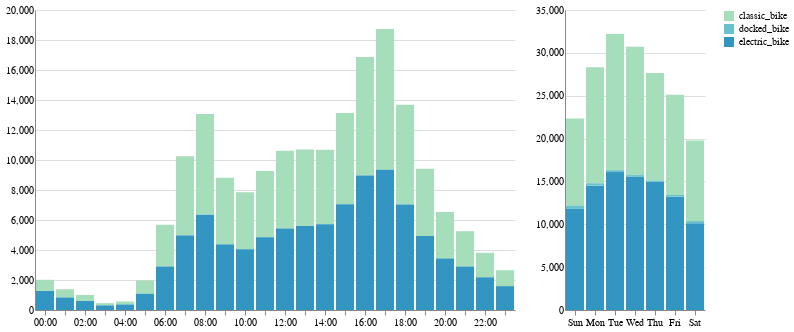

This figure's notebook cell:
### Code cell
hourly_data = pd.DataFrame(data['started_at'].dt.hour.value_counts().sort_index(), columns=['count']).reset_index()

alt.data_transformers.enable('vegafusion')
data['started_at'] = pd.to_datetime(data['started_at'])
data['ended_at'] = pd.to_datetime(data['ended_at'])
df = data[(data['started_at'] > '2023-01-01 00:00:00') & (data['started_at'] < '2023-01-31 00:00:00')]

start_date = df['started_at'].min()
end_date = df['ended_at'].max()

filtered_df = df[(df['started_at']>=str(start_date)) & (df['ended_at']<=str(end_date))]

by_hour = alt.Chart(filtered_df).mark_bar().encode(
    x=alt.X('hours(started_at):O', title=None),
    y=alt.Y('count():Q', axis=alt.Axis(ticks=False), title=None),
    color=alt.Color('rideable_type:N', title=None, scale=alt.Scale(scheme='greenblue')),
    tooltip=['rideable_type:N', 'count():Q']).transform_filter(
        alt.FieldOneOfPredicate(field='rideable_type', oneOf=['electric_bike', 'classic_bike']))

by_day = alt.Chart(filtered_df).mark_bar().encode(
    x=alt.X('day(started_at):O', title=None),
    y=alt.Y('count():Q', axis=alt.Axis(ticks=False), title=None),
    color=alt.Color('rideable_type:N')
    )

alt.concat(by_hour | by_day).configure_view(stroke=None)



# by_month = alt.Chart(data).mark_bar().encode(
#     x=alt.X('month(started_at):O'),
#     y=alt.Y('mean(ride_duration):Q'),
#     color=alt.Color('rideable_type:N')
#     )

# by_duration = alt.Chart(data).mark_bar(clip=True).encode(
#     x=alt.X('ride_duration:Q', bin=alt.Bin(maxbins=50,extent=[0,140])),
#     y=alt.Y('count():Q'),
#     color=alt.Color('rideable_type:N'),
#     tooltip=['ride_duration:Q', 'count()']
# ).interactive()

### Figure 1 — Vega specification as saved in the notebook (floating-point values rounded to 4 significant figures)
{"$schema": "https://vega.github.io/schema/vega/v5.json", "data": [{"name": "source_0"}, {"name": "data_0", "values": [{"__count": 3442, "__count_end": 3442.0, "__count_start": 0.0, "hours_started_at": "2012-01-01T20:00:00.000", "rideable_type": "electric_bike"}, {"__count": 6084, "__count_end": 13130.0, "__count_start": 7048.0, "hours_started_at": "2012-01-01T15:00:00.000", "rideable_type": "classic_bike"}, {"__count": 4977, "__count_end": 4977.0, "__count_start": 0.0, "hours_started_at": "2012-01-01T07:00:00.000", "rideable_type": "electric_bike"}, {"__count": 3803, "__count_end": 7850.0, "__count_start": 4047.0, "hours_started_at": "2012-01-01T10:00:00.000", "rideable_type": "classic_bike"}, {"__count": 5100, "__count_end": 10700.0, "__count_start": 5604.0, "hours_started_at": "2012-01-01T13:00:00.000", "rideable_type": "classic_bike"}, {"__count": 2912, "__count_end": 2912.0, "__count_start": 0.0, "hours_started_at": "2012-01-01T21:00:00.000", "rideable_type": "electric_bike"}, {"__count": 7910, "__count_end": 16880.0, "__count_start": 8965.0, "hours_started_at": "2012-01-01T16:00:00.000", "rideable_type": "classic_bike"}, {"__count": 9380, "__count_end": 18730.0, "__count_start": 9346.0, "hours_started_at": "2012-01-01T17:00:00.000", "rideable_type": "classic_bike"}, {"__count": 4937, "__count_end": 4937.0, "__count_start": 0.0, "hours_started_at": "2012-01-01T19:00:00.000", "rideable_type": "electric_bike"}, {"__count": 2187, "__count_end": 2187.0, "__count_start": 0.0, "hours_started_at": "2012-01-01T22:00:00.000", "rideable_type": "electric_bike"}, {"__count": 2340, "__count_end": 5252.0, "__count_start": 2912.0, "hours_started_at": "2012-01-01T21:00:00.000", "rideable_type": "classic_bike"}, {"__count": 4384, "__count_end": 4384.0, "__count_start": 0.0, "hours_started_at": "2012-01-01T09:00:00.000", "rideable_type": "electric_bike"}, {"__count": 9346, "__count_end": 9346.0, "__count_start": 0.0, "hours_started_at": "2012-01-01T17:00:00.000", "rideable_type": "electric_bike"}, {"__count": 6665, "__count_end": 13690.0, "__count_start": 7026.0, "hours_started_at": "2012-01-01T18:00:00.000", "rideable_type": "classic_bike"}, {"__count": 7026, "__count_end": 7026.0, "__count_start": 0.0, "hours_started_at": "2012-01-01T18:00:00.000", "rideable_type": "electric_bike"}, {"__count": 5179, "__count_end": 10620.0, "__count_start": 5440.0, "hours_started_at": "2012-01-01T12:00:00.000", "rideable_type": "classic_bike"}, {"__count": 5440, "__count_end": 5440.0, "__count_start": 0.0, "hours_started_at": "2012-01-01T12:00:00.000", "rideable_type": "electric_bike"}, {"__count": 7048, "__count_end": 7048.0, "__count_start": 0.0, "hours_started_at": "2012-01-01T15:00:00.000", "rideable_type": "electric_bike"}, {"__count": 380, "__count_end": 380.0, "__count_start": 0.0, "hours_started_at": "2012-01-01T04:00:00.000", "rideable_type": "electric_bike"}, {"__count": 8965, "__count_end": 8965.0, "__count_start": 0.0, "hours_started_at": "2012-01-01T16:00:00.000", "rideable_type": "electric_bike"}, {"__count": 4047, "__count_end": 4047.0, "__count_start": 0.0, "hours_started_at": "2012-01-01T10:00:00.000", "rideable_type": "electric_bike"}, {"__count": 2785, "__count_end": 5685.0, "__count_start": 2900.0, "hours_started_at": "2012-01-01T06:00:00.000", "rideable_type": "classic_bike"}, {"__count": 4964, "__count_end": 10690.0, "__count_start": 5724.0, "hours_started_at": "2012-01-01T14:00:00.000", "rideable_type": "classic_bike"}, {"__count": 5604, "__count_end": 5604.0, "__count_start": 0.0, "hours_started_at": "2012-01-01T13:00:00.000", "rideable_type": "electric_bike"}, {"__count": 4488, "__count_end": 9425.0, "__count_start": 4937.0, "hours_started_at": "2012-01-01T19:00:00.000", "rideable_type": "classic_bike"}, {"__count": 4418, "__count_end": 9273.0, "__count_start": 4855.0, "hours_started_at": "2012-01-01T11:00:00.000", "rideable_type": "classic_bike"}, {"__count": 5724, "__count_end": 5724.0, "__count_start": 0.0, "hours_started_at": "2012-01-01T14:00:00.000", "rideable_type": "electric_bike"}, {"__count": 1628, "__count_end": 3815.0, "__count_start": 2187.0, "hours_started_at": "2012-01-01T22:00:00.000", "rideable_type": "classic_bike"}, {"__count": 1270, "__count_end": 1270.0, "__count_start": 0.0, "hours_started_at": "2012-01-01T00:00:00.000", "rideable_type": "electric_bike"}, {"__count": 6373, "__count_end": 6373.0, "__count_start": 0.0, "hours_started_at": "2012-01-01T08:00:00.000", "rideable_type": "electric_bike"}, {"__count": 3091, "__count_end": 6533.0, "__count_start": 3442.0, "hours_started_at": "2012-01-01T20:00:00.000", "rideable_type": "classic_bike"}, {"__count": 602, "__count_end": 602.0, "__count_start": 0.0, "hours_started_at": "2012-01-01T02:00:00.000", "rideable_type": "electric_bike"}, {"__count": 847, "__count_end": 847.0, "__count_start": 0.0, "hours_started_at": "2012-01-01T01:00:00.000", "rideable_type": "electric_bike"}, {"__count": 2900, "__count_end": 2900.0, "__count_start": 0.0, "hours_started_at": "2012-01-01T06:00:00.000", "rideable_type": "electric_bike"}, {"__count": 888, "__count_end": 1971.0, "__count_start": 1083.0, "hours_started_at": "2012-01-01T05:00:00.000", "rideable_type": "classic_bike"}, {"__count": 4855, "__count_end": 4855.0, "__count_start": 0.0, "hours_started_at": "2012-01-01T11:00:00.000", "rideable_type": "electric_bike"}, {"__count": 537, "__count_end": 1384.0, "__count_start": 847.0, "hours_started_at": "2012-01-01T01:00:00.000", "rideable_type": "classic_bike"}, {"__count": 6687, "__count_end": 13060.0, "__count_start": 6373.0, "hours_started_at": "2012-01-01T08:00:00.000", "rideable_type": "classic_bike"}, {"__count": 1065, "__count_end": 2654.0, "__count_start": 1589.0, "hours_started_at": "2012-01-01T23:00:00.000", "rideable_type": "classic_bike"}, {"__count": 744, "__count_end": 2014.0, "__count_start": 1270.0, "hours_started_at": "2012-01-01T00:00:00.000", "rideable_type": "classic_bike"}, {"__count": 148, "__count_end": 455.0, "__count_start": 307.0, "hours_started_at": "2012-01-01T03:00:00.000", "rideable_type": "classic_bike"}, {"__count": 1083, "__count_end": 1083.0, "__count_start": 0.0, "hours_started_at": "2012-01-01T05:00:00.000", "rideable_type": "electric_bike"}, {"__count": 1589, "__count_end": 1589.0, "__count_start": 0.0, "hours_started_at": "2012-01-01T23:00:00.000", "rideable_type": "electric_bike"}, {"__count": 307, "__count_end": 307.0, "__count_start": 0.0, "hours_started_at": "2012-01-01T03:00:00.000", "rideable_type": "electric_bike"}, {"__count": 5271, "__count_end": 10250.0, "__count_start": 4977.0, "hours_started_at": "2012-01-01T07:00:00.000", "rideable_type": "classic_bike"}, {"__count": 4429, "__count_end": 8813.0, "__count_start": 4384.0, "hours_started_at": "2012-01-01T09:00:00.000", "rideable_type": "classic_bike"}, {"__count": 402, "__count_end": 1004.0, "__count_start": 602.0, "hours_started_at": "2012-01-01T02:00:00.000", "rideable_type": "classic_bike"}, {"__count": 188, "__count_end": 568.0, "__count_start": 380.0, "hours_started_at": "2012-01-01T04:00:00.000", "rideable_type": "classic_bike"}], "transform": [{"type": "formula", "expr": "toDate(datum['hours_started_at'])", "as": "hours_started_at"}]}, {"name": "data_1", "values": [{"__count": 10128, "__count_end": 10130.0, "__count_start": 0.0, "day_started_at": "2012-01-07T00:00:00.000", "rideable_type": "electric_bike"}, {"__count": 15880, "__count_end": 32190.0, "__count_start": 16310.0, "day_started_at": "2012-01-03T00:00:00.000", "rideable_type": "classic_bike"}, {"__count": 14505, "__count_end": 14500.0, "__count_start": 0.0, "day_started_at": "2012-01-02T00:00:00.000", "rideable_type": "electric_bike"}, {"__count": 10171, "__count_end": 22340.0, "__count_start": 12170.0, "day_started_at": "2012-01-01T00:00:00.000", "rideable_type": "classic_bike"}, {"__count": 12541, "__count_end": 27650.0, "__count_start": 15110.0, "day_started_at": "2012-01-05T00:00:00.000", "rideable_type": "classic_bike"}, {"__count": 11792, "__count_end": 11790.0, "__count_start": 0.0, "day_started_at": "2012-01-01T00:00:00.000", "rideable_type": "electric_bike"}, {"__count": 14968, "__count_end": 30710.0, "__count_start": 15740.0, "day_started_at": "2012-01-04T00:00:00.000", "rideable_type": "classic_bike"}, {"__count": 15539, "__count_end": 15540.0, "__count_start": 0.0, "day_started_at": "2012-01-04T00:00:00.000", "rideable_type": "electric_bike"}, {"__count": 11688, "__count_end": 25100.0, "__count_start": 13420.0, "day_started_at": "2012-01-06T00:00:00.000", "rideable_type": "classic_bike"}, {"__count": 16092, "__count_end": 16090.0, "__count_start": 0.0, "day_started_at": "2012-01-03T00:00:00.000", "rideable_type": "electric_bike"}, {"__count": 14967, "__count_end": 14970.0, "__count_start": 0.0, "day_started_at": "2012-01-05T00:00:00.000", "rideable_type": "electric_bike"}, {"__count": 13541, "__count_end": 28320.0, "__count_start": 14780.0, "day_started_at": "2012-01-02T00:00:00.000", "rideable_type": "classic_bike"}, {"__count": 13222, "__count_end": 13220.0, "__count_start": 0.0, "day_started_at": "2012-01-06T00:00:00.000", "rideable_type": "electric_bike"}, {"__count": 9405, "__count_end": 19780.0, "__count_start": 10370.0, "day_started_at": "2012-01-07T00:00:00.000", "rideable_type": "classic_bike"}, {"__count": 277, "__count_end": 14780.0, "__count_start": 14500.0, "day_started_at": "2012-01-02T00:00:00.000", "rideable_type": "docked_bike"}, {"__count": 220, "__count_end": 16310.0, "__count_start": 16090.0, "day_started_at": "2012-01-03T00:00:00.000", "rideable_type": "docked_bike"}, {"__count": 380, "__count_end": 12170.0, "__count_start": 11790.0, "day_started_at": "2012-01-01T00:00:00.000", "rideable_type": "docked_bike"}, {"__count": 243, "__count_end": 10370.0, "__count_start": 10130.0, "day_started_at": "2012-01-07T00:00:00.000", "rideable_type": "docked_bike"}, {"__count": 203, "__count_end": 15740.0, "__count_start": 15540.0, "day_started_at": "2012-01-04T00:00:00.000", "rideable_type": "docked_bike"}, {"__count": 145, "__count_end": 15110.0, "__count_start": 14970.0, "day_started_at": "2012-01-05T00:00:00.000", "rideable_type": "docked_bike"}, {"__count": 195, "__count_end": 13420.0, "__count_start": 13220.0, "day_started_at": "2012-01-06T00:00:00.000", "rideable_type": "docked_bike"}], "transform": [{"type": "formula", "expr": "toDate(datum['day_started_at'])", "as": "day_started_at"}]}, {"name": "data_0_color_domain_rideable_type_0", "values": [{"rideable_type": "electric_bike"}, {"rideable_type": "classic_bike"}]}, {"name": "data_1_color_domain_rideable_type_1", "values": [{"rideable_type": "electric_bike"}, {"rideable_type": "classic_bike"}, {"rideable_type": "docked_bike"}]}, {"name": "data_0_concat_0_concat_0_x_domain_hours_started_at", "values": [{"hours_started_at": "2012-01-01T20:00:00.000"}, {"hours_started_at": "2012-01-01T15:00:00.000"}, {"hours_started_at": "2012-01-01T07:00:00.000"}, {"hours_started_at": "2012-01-01T10:00:00.000"}, {"hours_started_at": "2012-01-01T13:00:00.000"}, {"hours_started_at": "2012-01-01T21:00:00.000"}, {"hours_started_at": "2012-01-01T16:00:00.000"}, {"hours_started_at": "2012-01-01T17:00:00.000"}, {"hours_started_at": "2012-01-01T19:00:00.000"}, {"hours_started_at": "2012-01-01T22:00:00.000"}, {"hours_started_at": "2012-01-01T09:00:00.000"}, {"hours_started_at": "2012-01-01T18:00:00.000"}, {"hours_started_at": "2012-01-01T12:00:00.000"}, {"hours_started_at": "2012-01-01T04:00:00.000"}, {"hours_started_at": "2012-01-01T06:00:00.000"}, {"hours_started_at": "2012-01-01T14:00:00.000"}, {"hours_started_at": "2012-01-01T11:00:00.000"}, {"hours_started_at": "2012-01-01T00:00:00.000"}, {"hours_started_at": "2012-01-01T08:00:00.000"}, {"hours_started_at": "2012-01-01T02:00:00.000"}, {"hours_started_at": "2012-01-01T01:00:00.000"}, {"hours_started_at": "2012-01-01T05:00:00.000"}, {"hours_started_at": "2012-01-01T23:00:00.000"}, {"hours_started_at": "2012-01-01T03:00:00.000"}], "transform": [{"type": "formula", "expr": "toDate(datum['hours_started_at'])", "as": "hours_started_at"}]}, {"name": "data_1_concat_0_concat_1_x_domain_day_started_at", "values": [{"day_started_at": "2012-01-07T00:00:00.000"}, {"day_started_at": "2012-01-03T00:00:00.000"}, {"day_started_at": "2012-01-02T00:00:00.000"}, {"day_started_at": "2012-01-01T00:00:00.000"}, {"day_started_at": "2012-01-05T00:00:00.000"}, {"day_started_at": "2012-01-04T00:00:00.000"}, {"day_started_at": "2012-01-06T00:00:00.000"}], "transform": [{"type": "formula", "expr": "toDate(datum['day_started_at'])", "as": "day_started_at"}]}], "signals": [{"name": "concat_0_concat_0_x_step", "value": 20}, {"name": "concat_0_concat_0_width", "update": "bandspace(domain('concat_0_concat_0_x').length, 0.1, 0.05) * concat_0_concat_0_x_step"}, {"name": "concat_0_concat_1_x_step", "value": 20}, {"name": "concat_0_concat_1_width", "update": "bandspace(domain('concat_0_concat_1_x').length, 0.1, 0.05) * concat_0_concat_1_x_step"}], "marks": [{"type": "group", "name": "concat_0_group", "marks": [{"type": "group", "name": "concat_0_concat_0_group", "encode": {"update": {"width": {"signal": "concat_0_concat_0_width"}, "height": {"signal": "height"}}}, "marks": [{"type": "rect", "name": "concat_0_concat_0_marks", "from": {"data": "data_0"}, "encode": {"update": {"description": {"signal": "\"started_at (hours): \" + (timeFormat(datum[\"hours_started_at\"], timeUnitSpecifier([\"hours\"], {\"year-month\":\"%b %Y \",\"year-month-date\":\"%b %d, %Y \"}))) + \"; Count of Records: \" + (format(datum[\"__count\"], \"\")) + \"; rideable_type: \" + (isValid(datum[\"rideable_type\"]) ? datum[\"rideable_type\"] : \"\"+datum[\"rideable_type\"])"}, "width": {"signal": "max(0.25, bandwidth('concat_0_concat_0_x'))"}, "fill": {"field": "rideable_type", "scale": "color"}, "y2": {"field": "__count_start", "scale": "concat_0_concat_0_y"}, "ariaRoleDescription": {"value": "bar"}, "y": {"field": "__count_end", "scale": "concat_0_concat_0_y"}, "tooltip": {"signal": "{\"rideable_type\": isValid(datum[\"rideable_type\"]) ? datum[\"rideable_type\"] : \"\"+datum[\"rideable_type\"], \"Count of Records\": format(datum[\"__count\"], \"\")}"}, "x": {"field": "hours_started_at", "scale": "concat_0_concat_0_x"}}}, "style": ["bar"]}], "axes": [{"scale": "concat_0_concat_0_y", "minExtent": 0, "ticks": false, "orient": "left", "labels": false, "grid": true, "gridScale": "concat_0_concat_0_x", "domain": false, "tickCount": {"signal": "ceil(height/40)"}, "aria": false, "zindex": 0, "maxExtent": 0}, {"scale": "concat_0_concat_0_x", "formatType": "time", "labelOverlap": true, "grid": false, "format": {"signal": "timeUnitSpecifier([\"hours\"], {\"year-month\":\"%b %Y \",\"year-month-date\":\"%b %d, %Y \"})"}, "orient": "bottom", "zindex": 0, "tickMinStep": {"signal": "datetime(2001, 0, 1, 1, 0, 0, 0) - datetime(2001, 0, 1, 0, 0, 0, 0)"}}, {"scale": "concat_0_concat_0_y", "tickCount": {"signal": "ceil(height/40)"}, "zindex": 0, "orient": "left", "ticks": false, "labelOverlap": true, "grid": false}], "style": "cell"}, {"type": "group", "name": "concat_0_concat_1_group", "encode": {"update": {"width": {"signal": "concat_0_concat_1_width"}, "height": {"signal": "height"}}}, "marks": [{"type": "rect", "name": "concat_0_concat_1_marks", "from": {"data": "data_1"}, "encode": {"update": {"x": {"field": "day_started_at", "scale": "concat_0_concat_1_x"}, "y2": {"field": "__count_start", "scale": "concat_0_concat_1_y"}, "ariaRoleDescription": {"value": "bar"}, "description": {"signal": "\"started_at (day): \" + (timeFormat(datum[\"day_started_at\"], timeUnitSpecifier([\"day\"], {\"year-month\":\"%b %Y \",\"year-month-date\":\"%b %d, %Y \"}))) + \"; Count of Records: \" + (format(datum[\"__count\"], \"\")) + \"; rideable_type: \" + (isValid(datum[\"rideable_type\"]) ? datum[\"rideable_type\"] : \"\"+datum[\"rideable_type\"])"}, "fill": {"field": "rideable_type", "scale": "color"}, "width": {"signal": "max(0.25, bandwidth('concat_0_concat_1_x'))"}, "y": {"field": "__count_end", "scale": "concat_0_concat_1_y"}}}, "style": ["bar"]}], "axes": [{"scale": "concat_0_concat_1_y", "minExtent": 0, "grid": true, "orient": "left", "zindex": 0, "domain": false, "aria": false, "gridScale": "concat_0_concat_1_x", "tickCount": {"signal": "ceil(height/40)"}, "maxExtent": 0, "ticks": false, "labels": false}, {"scale": "concat_0_concat_1_x", "formatType": "time", "orient": "bottom", "format": {"signal": "timeUnitSpecifier([\"day\"], {\"year-month\":\"%b %Y \",\"year-month-date\":\"%b %d, %Y \"})"}, "labelOverlap": true, "zindex": 0, "grid": false}, {"scale": "concat_0_concat_1_y", "zindex": 0, "orient": "left", "ticks": false, "tickCount": {"signal": "ceil(height/40)"}, "labelOverlap": true, "grid": false}], "style": "cell"}], "layout": {"padding": 20, "bounds": "full", "align": "each"}}], "scales": [{"name": "color", "type": "ordinal", "domain": {"fields": [{"data": "data_0_color_domain_rideable_type_0", "field": "rideable_type"}, {"data": "data_1_color_domain_rideable_type_1", "field": "rideable_type"}], "sort": true}, "range": {"scheme": "greenblue"}}, {"name": "concat_0_concat_0_x", "type": "band", "domain": {"data": "data_0_concat_0_concat_0_x_domain_hours_started_at", "field": "hours_started_at", "sort": true}, "range": {"step": {"signal": "concat_0_concat_0_x_step"}}, "paddingOuter": 0.05, "paddingInner": 0.1}, {"name": "concat_0_concat_0_y", "type": "linear", "domain": {"data": "data_0", "fields": ["__count_start", "__count_end"]}, "range": [{"signal": "height"}, 0], "zero": true, "nice": true}, {"name": "concat_0_concat_1_x", "type": "band", "domain": {"data": "data_1_concat_0_concat_1_x_domain_day_started_at", "field": "day_started_at", "sort": true}, "range": {"step": {"signal": "concat_0_concat_1_x_step"}}, "paddingInner": 0.1, "paddingOuter": 0.05}, {"name": "concat_0_concat_1_y", "type": "linear", "domain": {"data": "data_1", "fields": ["__count_start", "__count_end"]}, "range": [{"signal": "height"}, 0], "zero": true, "nice": true}], "padding": 5, "height": 300, "background": "white", "legends": [{"fill": "color", "symbolType": "square"}], "config": {"style": {"cell": {"stroke": null}}}, "layout": {"padding": 20, "bounds": "full", "align": "each"}}
